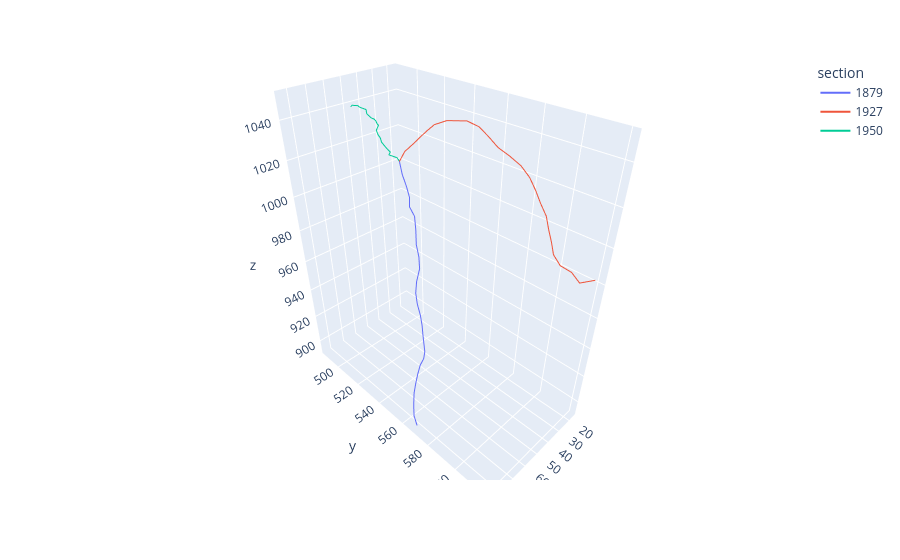

The code cell stored with this chart in its notebook:
### Markdown cell above
Increase complexity by extracting sections from the real tree\
Greater complexity = larger sections & more branches

### Code cell
swc = swcs[0]
swc_list = load.swc(swc)

complexity = 0.9
data_generator = neuron_data.DataGenerator()

# Determine subtree extraction mode
# possible modes: "no_branch", "one_branch", "any_branch"
# subtree_mode = data_generator._complexity_to_mode(complexity)
subtree_mode = "any_branch"
print(f"Using subtree extraction mode: {subtree_mode}")
# Determine target path length based on complexity and mode
target_path_len = 50.0 + {"no_branch": 100.0,
                            "one_branch": 500.0,
                            "any_branch": 5000.0}[subtree_mode] * complexity
print(f"Using target path length: {target_path_len}")

subtrees = data_generator.get_subtrees(swc_list, target_path_len, num_subtrees=1, mode=subtree_mode)
subtree = subtrees[0]
sections, sections_graph = load.parse_swc(subtree)
plot_sections(sections)

### Figure 1 — Plotly figure (JSON) as saved in the notebook; plotly's stock layout.template omitted (floating-point values rounded to 4 significant figures)
{"data": [{"hovertemplate": "section=1879<br>x=%{x}<br>y=%{y}<br>z=%{z}<extra></extra>", "legendgroup": "1879", "line": {"color": "#636efa", "dash": "solid"}, "marker": {"symbol": "circle"}, "mode": "lines", "name": "1879", "scene": "scene", "showlegend": true, "type": "scatter3d", "x": [84.25, 83.79, 82.0, 79.41, 77.56, 76.26, 74.88, 74.22, 74.43, 75.18, 75.55, 75.59, 75.56, 75.49, 75.31, 74.41, 72.1, 71.72, 71.27, 68.93, 66.11, 63.97, 58.88, 56.19, 55.55, 54.89], "y": [569.5, 566.8, 564.8, 562.6, 562.2, 562.5, 563.1, 565.1, 566.4, 566.7, 566.5, 566.2, 565.1, 563.1, 562.1, 561.9, 561.7, 561.0, 559.0, 556.4, 552.7, 547.1, 541.5, 536.5, 533.1, 530.8], "z": [894.2, 899.6, 905.1, 910.6, 916.5, 922.5, 928.4, 934.0, 939.9, 945.9, 951.9, 957.9, 963.7, 969.4, 975.3, 981.2, 987.2, 993.1, 998.7, 1004.0, 1008.0, 1010.0, 1011.0, 1014.0, 1019.0, 1025.0]}, {"hovertemplate": "section=1927<br>x=%{x}<br>y=%{y}<br>z=%{z}<extra></extra>", "legendgroup": "1927", "line": {"color": "#EF553B", "dash": "solid"}, "marker": {"symbol": "circle"}, "mode": "lines", "name": "1927", "scene": "scene", "showlegend": true, "type": "scatter3d", "x": [16.2, 26.19, 27.24, 32.29, 33.81, 34.06, 34.15, 34.39, 35.23, 35.76, 36.25, 37.88, 39.99, 40.91, 41.19, 41.49, 42.7, 49.35, 51.43, 51.84, 52.07, 52.44, 53.48, 54.89], "y": [619.5, 617.1, 612.9, 609.5, 606.3, 604.5, 602.3, 600.4, 597.5, 594.6, 591.3, 587.5, 582.9, 577.4, 572.4, 567.2, 561.4, 556.1, 550.7, 546.2, 541.8, 537.5, 533.2, 530.8], "z": [981.7, 984.1, 988.4, 992.9, 997.9, 1004.0, 1009.0, 1015.0, 1020.0, 1025.0, 1030.0, 1035.0, 1038.0, 1040.0, 1044.0, 1047.0, 1048.0, 1049.0, 1046.0, 1042.0, 1038.0, 1034.0, 1030.0, 1025.0]}, {"hovertemplate": "section=1950<br>x=%{x}<br>y=%{y}<br>z=%{z}<extra></extra>", "legendgroup": "1950", "line": {"color": "#00cc96", "dash": "solid"}, "marker": {"symbol": "circle"}, "mode": "lines", "name": "1950", "scene": "scene", "showlegend": true, "type": "scatter3d", "x": [48.4, 48.6, 48.6, 48.6, 47.4, 46.6, 45.0, 46.6, 46.8, 46.8, 46.8, 46.8, 46.8, 46.8, 49.8, 51.0, 52.2, 54.0, 54.0, 54.0, 54.2, 55.6, 54.0, 54.89], "y": [487.0, 487.7, 488.7, 490.3, 491.6, 492.3, 495.1, 497.6, 500.7, 501.7, 503.5, 504.7, 505.4, 506.6, 508.4, 511.1, 514.3, 517.2, 519.8, 522.7, 523.6, 524.2, 528.2, 530.8], "z": [1039.0, 1039.0, 1040.0, 1040.0, 1040.0, 1039.0, 1038.0, 1037.0, 1036.0, 1036.0, 1036.0, 1035.0, 1034.0, 1034.0, 1032.0, 1031.0, 1031.0, 1030.0, 1028.0, 1027.0, 1027.0, 1026.0, 1025.0, 1025.0]}], "layout": {"legend": {"title": {"text": "section"}, "tracegroupgap": 0}, "margin": {"t": 60}, "scene": {"aspectmode": "data", "domain": {"x": [0, 1], "y": [0, 1]}, "xaxis": {"title": {"text": "x"}}, "yaxis": {"title": {"text": "y"}}, "zaxis": {"title": {"text": "z"}}}}}
